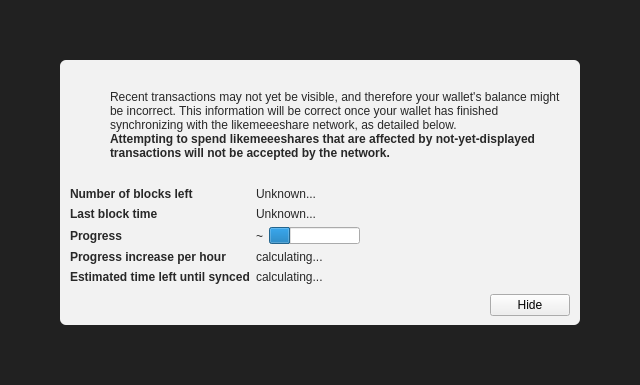
<?xml version="1.0" encoding="UTF-8"?>
<ui version="4.0">
 <class>ModalOverlay</class>
 <widget class="ModalOverlay" name="ModalOverlay">
  <property name="geometry">
   <rect>
    <x>0</x>
    <y>0</y>
    <width>640</width>
    <height>385</height>
   </rect>
  </property>
  <property name="windowTitle">
   <string>Form</string>
  </property>
  <layout class="QVBoxLayout" name="verticalLayout" stretch="0">
   <property name="sizeConstraint">
    <enum>QLayout::SetDefaultConstraint</enum>
   </property>
   <property name="leftMargin">
    <number>0</number>
   </property>
   <property name="topMargin">
    <number>0</number>
   </property>
   <property name="rightMargin">
    <number>0</number>
   </property>
   <property name="bottomMargin">
    <number>0</number>
   </property>
   <item>
    <widget class="QWidget" name="bgWidget" native="true">
     <property name="styleSheet">
      <string notr="true">#bgWidget { background: rgba(0,0,0,220); }</string>
     </property>
     <layout class="QVBoxLayout" name="verticalLayoutMain" stretch="1">
      <property name="leftMargin">
       <number>60</number>
      </property>
      <property name="topMargin">
       <number>60</number>
      </property>
      <property name="rightMargin">
       <number>60</number>
      </property>
      <property name="bottomMargin">
       <number>60</number>
      </property>
      <item>
       <widget class="QWidget" name="contentWidget" native="true">
        <property name="styleSheet">
         <string notr="true">#contentWidget { background: rgba(255,255,255,240); border-radius: 6px; }

QLabel { color: rgb(40,40,40);  }</string>
        </property>
        <layout class="QVBoxLayout" name="verticalLayoutSub" stretch="1,0,0,0">
         <property name="spacing">
          <number>0</number>
         </property>
         <property name="leftMargin">
          <number>10</number>
         </property>
         <property name="topMargin">
          <number>10</number>
         </property>
         <property name="rightMargin">
          <number>10</number>
         </property>
         <property name="bottomMargin">
          <number>10</number>
         </property>
         <item>
          <layout class="QHBoxLayout" name="horizontalLayoutIconText" stretch="0,1">
           <property name="topMargin">
            <number>20</number>
           </property>
           <item>
            <layout class="QVBoxLayout" name="verticalLayoutIcon">
             <property name="leftMargin">
              <number>0</number>
             </property>
             <item>
              <widget class="QPushButton" name="warningIcon">
               <property name="enabled">
                <bool>false</bool>
               </property>
               <property name="text">
                <string/>
               </property>
               <property name="icon">
                <iconset>
                 <normaloff>:/icons/warning</normaloff>
                 <disabledoff>:/icons/warning</disabledoff>:/icons/warning</iconset>
               </property>
               <property name="iconSize">
                <size>
                 <width>48</width>
                 <height>48</height>
                </size>
               </property>
               <property name="flat">
                <bool>true</bool>
               </property>
              </widget>
             </item>
             <item>
              <spacer name="verticalSpacerWarningIcon">
               <property name="orientation">
                <enum>Qt::Vertical</enum>
               </property>
               <property name="sizeHint" stdset="0">
                <size>
                 <width>20</width>
                 <height>40</height>
                </size>
               </property>
              </spacer>
             </item>
            </layout>
           </item>
           <item>
            <layout class="QVBoxLayout" name="verticalLayoutInfoText">
             <property name="leftMargin">
              <number>0</number>
             </property>
             <property name="topMargin">
              <number>0</number>
             </property>
             <item>
              <widget class="QLabel" name="infoText">
               <property name="text">
                <string>Recent transactions may not yet be visible, and therefore your wallet's balance might be incorrect. This information will be correct once your wallet has finished synchronizing with the likemeeeshare network, as detailed below.</string>
               </property>
               <property name="textFormat">
                <enum>Qt::RichText</enum>
               </property>
               <property name="wordWrap">
                <bool>true</bool>
               </property>
              </widget>
             </item>
             <item>
              <widget class="QLabel" name="infoTextStrong">
               <property name="font">
                <font>
                 <weight>75</weight>
                 <bold>true</bold>
                </font>
               </property>
               <property name="text">
                <string>Attempting to spend likemeeeshares that are affected by not-yet-displayed transactions will not be accepted by the network.</string>
               </property>
               <property name="textFormat">
                <enum>Qt::RichText</enum>
               </property>
               <property name="wordWrap">
                <bool>true</bool>
               </property>
              </widget>
             </item>
             <item>
              <spacer name="verticalSpacerInTextSpace">
               <property name="orientation">
                <enum>Qt::Vertical</enum>
               </property>
               <property name="sizeHint" stdset="0">
                <size>
                 <width>20</width>
                 <height>40</height>
                </size>
               </property>
              </spacer>
             </item>
            </layout>
           </item>
          </layout>
         </item>
         <item>
          <spacer name="verticalSpacerAfterText">
           <property name="orientation">
            <enum>Qt::Vertical</enum>
           </property>
           <property name="sizeHint" stdset="0">
            <size>
             <width>20</width>
             <height>40</height>
            </size>
           </property>
          </spacer>
         </item>
         <item>
          <layout class="QFormLayout" name="formLayout">
           <property name="fieldGrowthPolicy">
            <enum>QFormLayout::FieldsStayAtSizeHint</enum>
           </property>
           <property name="horizontalSpacing">
            <number>6</number>
           </property>
           <property name="verticalSpacing">
            <number>6</number>
           </property>
           <property name="topMargin">
            <number>10</number>
           </property>
           <item row="0" column="0">
            <widget class="QLabel" name="labelNumberOfBlocksLeft">
             <property name="font">
              <font>
               <weight>75</weight>
               <bold>true</bold>
              </font>
             </property>
             <property name="text">
              <string>Number of blocks left</string>
             </property>
            </widget>
           </item>
           <item row="0" column="1">
            <widget class="QLabel" name="numberOfBlocksLeft">
             <property name="text">
              <string>Unknown...</string>
             </property>
            </widget>
           </item>
           <item row="1" column="0">
            <widget class="QLabel" name="labelLastBlockTime">
             <property name="font">
              <font>
               <weight>75</weight>
               <bold>true</bold>
              </font>
             </property>
             <property name="text">
              <string>Last block time</string>
             </property>
            </widget>
           </item>
           <item row="1" column="1">
            <widget class="QLabel" name="newestBlockDate">
             <property name="sizePolicy">
              <sizepolicy hsizetype="Maximum" vsizetype="Preferred">
               <horstretch>0</horstretch>
               <verstretch>0</verstretch>
              </sizepolicy>
             </property>
             <property name="text">
              <string>Unknown...</string>
             </property>
            </widget>
           </item>
           <item row="2" column="0">
            <widget class="QLabel" name="labelSyncDone">
             <property name="font">
              <font>
               <weight>75</weight>
               <bold>true</bold>
              </font>
             </property>
             <property name="text">
              <string>Progress</string>
             </property>
            </widget>
           </item>
           <item row="2" column="1">
            <layout class="QHBoxLayout" name="horizontalLayoutSync" stretch="0,1">
             <item>
              <widget class="QLabel" name="percentageProgress">
               <property name="text">
                <string notr="true">~</string>
               </property>
              </widget>
             </item>
             <item>
              <widget class="QProgressBar" name="progressBar">
               <property name="value">
                <number>24</number>
               </property>
               <property name="format">
                <string/>
               </property>
              </widget>
             </item>
            </layout>
           </item>
           <item row="4" column="0">
            <widget class="QLabel" name="labelProgressIncrease">
             <property name="font">
              <font>
               <weight>75</weight>
               <bold>true</bold>
              </font>
             </property>
             <property name="text">
              <string>Progress increase per hour</string>
             </property>
            </widget>
           </item>
           <item row="4" column="1">
            <widget class="QLabel" name="progressIncreasePerH">
             <property name="text">
              <string>calculating...</string>
             </property>
            </widget>
           </item>
           <item row="5" column="0">
            <widget class="QLabel" name="labelEstimatedTimeLeft">
             <property name="font">
              <font>
               <weight>75</weight>
               <bold>true</bold>
              </font>
             </property>
             <property name="text">
              <string>Estimated time left until synced</string>
             </property>
            </widget>
           </item>
           <item row="5" column="1">
            <widget class="QLabel" name="expectedTimeLeft">
             <property name="text">
              <string>calculating...</string>
             </property>
            </widget>
           </item>
          </layout>
         </item>
         <item>
          <layout class="QHBoxLayout" name="horizontalLayoutButtons">
           <property name="leftMargin">
            <number>10</number>
           </property>
           <property name="topMargin">
            <number>10</number>
           </property>
           <item>
            <spacer name="horizontalSpacer">
             <property name="orientation">
              <enum>Qt::Horizontal</enum>
             </property>
             <property name="sizeHint" stdset="0">
              <size>
               <width>40</width>
               <height>20</height>
              </size>
             </property>
            </spacer>
           </item>
           <item>
            <widget class="QPushButton" name="closeButton">
             <property name="text">
              <string>Hide</string>
             </property>
            </widget>
           </item>
          </layout>
         </item>
        </layout>
       </widget>
      </item>
     </layout>
    </widget>
   </item>
  </layout>
 </widget>
 <customwidgets>
  <customwidget>
   <class>ModalOverlay</class>
   <extends>QWidget</extends>
   <header>modaloverlay.h</header>
   <container>1</container>
  </customwidget>
 </customwidgets>
 <resources/>
 <connections/>
</ui>
